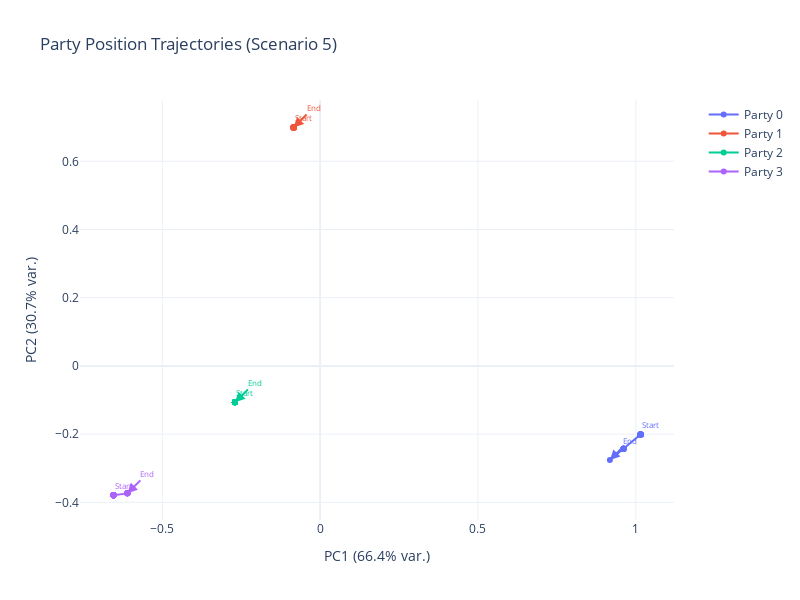

This figure's notebook cell:
### Markdown cell above
## 9. Figure 3: Spatial Trajectories

Party position evolution in 2D PCA space.

### Code cell
# Plot for the key scenario: Moderate AI + Transparency + Adaptation
fig3 = plot_spatial_trajectories(
    df_results,
    scenario_id=5,  # Moderate AI, T=1.0, Adapt
    replicate=0,
    out_html='figure3_spatial_GIQ.html'
)

if fig3:
    fig3.show()

### Figure 1 — Plotly figure (JSON) as saved in the notebook; plotly's stock layout.template omitted (floating-point values rounded to 4 significant figures)
{"data": [{"hovertemplate": "Party 0<br>Step: %{text}<extra></extra>", "line": {"color": "#636EFA", "width": 2}, "marker": {"size": 6, "symbol": "circle"}, "mode": "lines+markers", "name": "Party 0", "text": ["1", "2", "3", "4", "5", "6", "7", "8", "9", "10", "11", "12", "13", "14", "15", "16", "17", "18", "19", "20", "21", "22", "23", "24", "25", "26", "27", "28", "29", "30", "31", "32", "33", "34", "35", "36", "37", "38", "39", "40", "41", "42", "43", "44", "45", "46", "47", "48", "49", "50"], "type": "scatter", "x": [1.015, 1.015, 1.015, 1.015, 1.015, 1.015, 1.015, 1.015, 1.015, 1.015, 1.015, 1.015, 1.015, 1.015, 1.015, 1.015, 1.015, 1.015, 1.015, 1.015, 1.015, 1.015, 1.015, 1.015, 1.015, 1.015, 1.015, 1.015, 1.015, 1.015, 1.015, 1.015, 1.015, 1.015, 1.015, 0.9611, 0.9611, 0.9611, 0.9611, 0.9611, 0.9611, 0.9611, 0.9611, 0.9611, 0.9611, 0.9611, 0.9611, 0.9611, 0.9611, 0.9179], "y": [-0.2013, -0.2013, -0.2013, -0.2013, -0.2013, -0.2013, -0.2013, -0.2013, -0.2013, -0.2013, -0.2013, -0.2013, -0.2013, -0.2013, -0.2013, -0.2013, -0.2013, -0.2013, -0.2013, -0.2013, -0.2013, -0.2013, -0.2013, -0.2013, -0.2013, -0.2013, -0.2013, -0.2013, -0.2013, -0.2013, -0.2013, -0.2013, -0.2013, -0.2013, -0.2013, -0.2427, -0.2427, -0.2427, -0.2427, -0.2427, -0.2427, -0.2427, -0.2427, -0.2427, -0.2427, -0.2427, -0.2427, -0.2427, -0.2427, -0.2758]}, {"hovertemplate": "Party 1<br>Step: %{text}<extra></extra>", "line": {"color": "#EF553B", "width": 2}, "marker": {"size": 6, "symbol": "circle"}, "mode": "lines+markers", "name": "Party 1", "text": ["1", "2", "3", "4", "5", "6", "7", "8", "9", "10", "11", "12", "13", "14", "15", "16", "17", "18", "19", "20", "21", "22", "23", "24", "25", "26", "27", "28", "29", "30", "31", "32", "33", "34", "35", "36", "37", "38", "39", "40", "41", "42", "43", "44", "45", "46", "47", "48", "49", "50"], "type": "scatter", "x": [-0.08414, -0.08414, -0.08414, -0.08414, -0.08414, -0.08414, -0.08414, -0.08414, -0.08414, -0.08414, -0.08414, -0.08414, -0.08414, -0.08414, -0.08414, -0.08414, -0.08414, -0.08414, -0.08414, -0.08414, -0.08414, -0.08414, -0.08414, -0.08414, -0.08414, -0.08414, -0.08414, -0.08414, -0.08414, -0.08414, -0.08414, -0.08414, -0.08414, -0.08414, -0.08414, -0.08414, -0.08414, -0.08414, -0.08414, -0.08414, -0.08414, -0.08414, -0.08414, -0.08414, -0.08414, -0.08414, -0.08414, -0.08414, -0.08414, -0.08414], "y": [0.6991, 0.6991, 0.6991, 0.6991, 0.6991, 0.6991, 0.6991, 0.6991, 0.6991, 0.6991, 0.6991, 0.6991, 0.6991, 0.6991, 0.6991, 0.6991, 0.6991, 0.6991, 0.6991, 0.6991, 0.6991, 0.6991, 0.6991, 0.6991, 0.6991, 0.6991, 0.6991, 0.6991, 0.6991, 0.6991, 0.6991, 0.6991, 0.6991, 0.6991, 0.6991, 0.6991, 0.6991, 0.6991, 0.6991, 0.6991, 0.6991, 0.6991, 0.6991, 0.6991, 0.6991, 0.6991, 0.6991, 0.6991, 0.6991, 0.6991]}, {"hovertemplate": "Party 2<br>Step: %{text}<extra></extra>", "line": {"color": "#00CC96", "width": 2}, "marker": {"size": 6, "symbol": "circle"}, "mode": "lines+markers", "name": "Party 2", "text": ["1", "2", "3", "4", "5", "6", "7", "8", "9", "10", "11", "12", "13", "14", "15", "16", "17", "18", "19", "20", "21", "22", "23", "24", "25", "26", "27", "28", "29", "30", "31", "32", "33", "34", "35", "36", "37", "38", "39", "40", "41", "42", "43", "44", "45", "46", "47", "48", "49", "50"], "type": "scatter", "x": [-0.2698, -0.2698, -0.2698, -0.2698, -0.2698, -0.2698, -0.2698, -0.2698, -0.2698, -0.2698, -0.2698, -0.2698, -0.2698, -0.2698, -0.2698, -0.2698, -0.2698, -0.2698, -0.2698, -0.2698, -0.2698, -0.2698, -0.2698, -0.2698, -0.2698, -0.2698, -0.2698, -0.2698, -0.2698, -0.2698, -0.2698, -0.2698, -0.2698, -0.2698, -0.2698, -0.2698, -0.2698, -0.2698, -0.2698, -0.2698, -0.2698, -0.2698, -0.2698, -0.2698, -0.2698, -0.2698, -0.2698, -0.2698, -0.2698, -0.2698], "y": [-0.1069, -0.1069, -0.1069, -0.1069, -0.1069, -0.1069, -0.1069, -0.1069, -0.1069, -0.1069, -0.1069, -0.1069, -0.1069, -0.1069, -0.1069, -0.1069, -0.1069, -0.1069, -0.1069, -0.1069, -0.1069, -0.1069, -0.1069, -0.1069, -0.1069, -0.1069, -0.1069, -0.1069, -0.1069, -0.1069, -0.1069, -0.1069, -0.1069, -0.1069, -0.1069, -0.1069, -0.1069, -0.1069, -0.1069, -0.1069, -0.1069, -0.1069, -0.1069, -0.1069, -0.1069, -0.1069, -0.1069, -0.1069, -0.1069, -0.1069]}, {"hovertemplate": "Party 3<br>Step: %{text}<extra></extra>", "line": {"color": "#AB63FA", "width": 2}, "marker": {"size": 6, "symbol": "circle"}, "mode": "lines+markers", "name": "Party 3", "text": ["1", "2", "3", "4", "5", "6", "7", "8", "9", "10", "11", "12", "13", "14", "15", "16", "17", "18", "19", "20", "21", "22", "23", "24", "25", "26", "27", "28", "29", "30", "31", "32", "33", "34", "35", "36", "37", "38", "39", "40", "41", "42", "43", "44", "45", "46", "47", "48", "49", "50"], "type": "scatter", "x": [-0.6546, -0.6546, -0.6546, -0.6546, -0.6546, -0.6546, -0.6546, -0.6546, -0.6546, -0.6546, -0.6546, -0.6546, -0.6546, -0.6546, -0.6546, -0.6546, -0.6546, -0.6546, -0.6546, -0.6546, -0.6546, -0.6546, -0.6546, -0.6546, -0.6546, -0.6546, -0.6546, -0.6546, -0.6546, -0.6546, -0.6546, -0.6546, -0.6546, -0.6546, -0.6546, -0.6546, -0.6546, -0.6546, -0.6105, -0.6105, -0.6105, -0.6105, -0.6105, -0.6105, -0.6105, -0.6105, -0.6105, -0.6105, -0.6105, -0.6105], "y": [-0.3792, -0.3792, -0.3792, -0.3792, -0.3792, -0.3792, -0.3792, -0.3792, -0.3792, -0.3792, -0.3792, -0.3792, -0.3792, -0.3792, -0.3792, -0.3792, -0.3792, -0.3792, -0.3792, -0.3792, -0.3792, -0.3792, -0.3792, -0.3792, -0.3792, -0.3792, -0.3792, -0.3792, -0.3792, -0.3792, -0.3792, -0.3792, -0.3792, -0.3792, -0.3792, -0.3792, -0.3792, -0.3792, -0.3737, -0.3737, -0.3737, -0.3737, -0.3737, -0.3737, -0.3737, -0.3737, -0.3737, -0.3737, -0.3737, -0.3737]}], "layout": {"annotations": [{"font": {"color": "#636EFA", "size": 8}, "showarrow": false, "text": "Start", "x": 1.015, "xshift": 10, "y": -0.2013, "yshift": 10}, {"arrowcolor": "#636EFA", "arrowhead": 2, "arrowsize": 1, "arrowwidth": 2, "ax": 20, "ay": -20, "font": {"color": "#636EFA", "size": 8}, "showarrow": true, "text": "End", "x": 0.9179, "y": -0.2758}, {"font": {"color": "#EF553B", "size": 8}, "showarrow": false, "text": "Start", "x": -0.08414, "xshift": 10, "y": 0.6991, "yshift": 10}, {"arrowcolor": "#EF553B", "arrowhead": 2, "arrowsize": 1, "arrowwidth": 2, "ax": 20, "ay": -20, "font": {"color": "#EF553B", "size": 8}, "showarrow": true, "text": "End", "x": -0.08414, "y": 0.6991}, {"font": {"color": "#00CC96", "size": 8}, "showarrow": false, "text": "Start", "x": -0.2698, "xshift": 10, "y": -0.1069, "yshift": 10}, {"arrowcolor": "#00CC96", "arrowhead": 2, "arrowsize": 1, "arrowwidth": 2, "ax": 20, "ay": -20, "font": {"color": "#00CC96", "size": 8}, "showarrow": true, "text": "End", "x": -0.2698, "y": -0.1069}, {"font": {"color": "#AB63FA", "size": 8}, "showarrow": false, "text": "Start", "x": -0.6546, "xshift": 10, "y": -0.3792, "yshift": 10}, {"arrowcolor": "#AB63FA", "arrowhead": 2, "arrowsize": 1, "arrowwidth": 2, "ax": 20, "ay": -20, "font": {"color": "#AB63FA", "size": 8}, "showarrow": true, "text": "End", "x": -0.6105, "y": -0.3737}], "font": {"size": 12}, "height": 600, "legend": {"x": 1.05, "y": 1}, "showlegend": true, "title": {"text": "Party Position Trajectories (Scenario 5)"}, "width": 800, "xaxis": {"title": {"text": "PC1 (66.4% var.)"}}, "yaxis": {"title": {"text": "PC2 (30.7% var.)"}}}}
